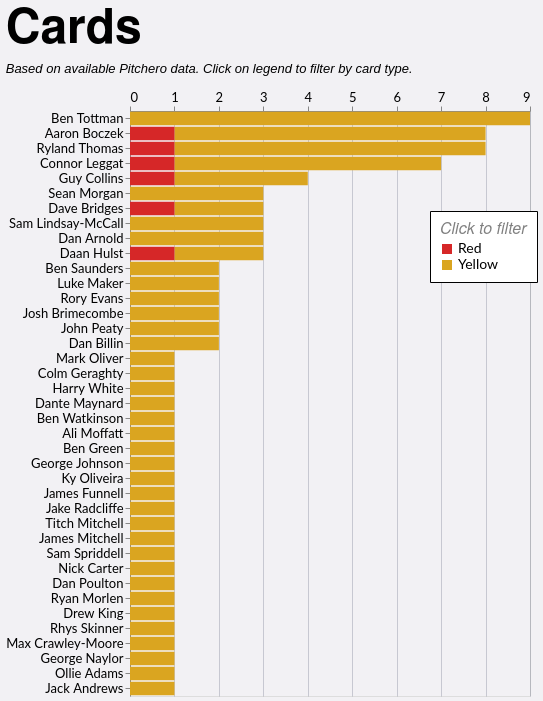

Express this chart as Vega-Lite.
### Vega-Lite specification from a JSON file in a GitHub repository (floating-point values rounded to 4 significant figures)
{"config": {"axis": {"labelFont": "Lato, sans-serif", "titleFont": "PT Sans Narrow, Helvetica Neue, Helvetica, Arial, sans-serif", "labelFontSize": 13, "titleFontSize": 24, "gridColor": "#202947", "gridOpacity": 0.2}, "header": {"labelFont": "PT Sans Narrow, Helvetica Neue, Helvetica, Arial, sans-serif", "titleFont": "PT Sans Narrow, Helvetica Neue, Helvetica, Arial, sans-serif", "labelFontSize": 24, "titleFontSize": 28, "labelFontWeight": "bold", "orient": "left"}, "legend": {"labelFont": "Lato, sans-serif", "titleFont": "PT Sans Narrow, Helvetica Neue, Helvetica, Arial, sans-serif", "labelFontSize": 14, "titleFontSize": 16, "titlePadding": 5, "fillColor": "white", "strokeColor": "black", "padding": 10, "titleFontWeight": "lighter", "titleFontStyle": "italic", "titleColor": "gray", "offset": 10}, "title": {"font": "PT Sans Narrow, Helvetica Neue, Helvetica, Arial, sans-serif", "fontSize": 48, "fontWeight": "bold", "anchor": "start", "align": "center", "titlePadding": 20, "subtitlePadding": 10, "subtitleFontSize": 13, "subtitleColor": "", "subtitleFontStyle": "italic", "offset": 15, "color": "black"}, "axisX": {"labelAngle": 0}, "facet": {"title": null, "header": null, "align": {"row": "each", "column": "each"}}, "resolve": {"scale": {"y": "independent", "facet": "independent"}}, "background": "#f2f1f4"}, "data": {"name": "data-c5d1b3e09c6af1b43bb6f7cbe3a4357d"}, "mark": {"type": "bar"}, "encoding": {"color": {"field": "event", "legend": {"legendX": 300, "legendY": 100, "orient": "none", "title": "Click to filter"}, "scale": {"domain": ["Red", "Yellow"], "range": ["#d62728", "goldenrod"]}, "type": "nominal"}, "tooltip": [{"field": "player", "title": "Player", "type": "nominal"}, {"field": "event", "title": "Card Type", "type": "nominal"}, {"aggregate": "sum", "field": "count", "title": "Cards", "type": "quantitative"}, {"aggregate": "sum", "field": "A", "title": "Games", "type": "quantitative"}], "x": {"aggregate": "sum", "axis": {"format": "d", "orient": "top", "title": null}, "field": "count", "type": "quantitative"}, "y": {"field": "player", "sort": "-x", "title": null, "type": "nominal"}}, "height": {"step": 15}, "title": {"text": "Cards", "subtitle": "Based on available Pitchero data. Click on legend to filter by card type."}, "width": 400, "$schema": "https://vega.github.io/schema/vega-lite/v5.20.1.json", "datasets": {"data-c5d1b3e09c6af1b43bb6f7cbe3a4357d": [{"player": "Guy Collins", "season": "2024/25", "squad": "1st", "player_join": "G Collins", "A": 20, "event": "Yellow", "count": 2}, {"player": "Mark Oliver", "season": "2023/24", "squad": "1st", "player_join": "M Oliver", "A": 5, "event": "Yellow", "count": 1}, {"player": "Colm Geraghty", "season": "2023/24", "squad": "1st", "player_join": "C Geraghty", "A": 7, "event": "Yellow", "count": 1}, {"player": "Harry White", "season": "2023/24", "squad": "1st", "player_join": "H White", "A": 7, "event": "Yellow", "count": 1}, {"player": "Dante Maynard", "season": "2024/25", "squad": "1st", "player_join": "D Maynard", "A": 1, "event": "Yellow", "count": 1}, {"player": "Guy Collins", "season": "2024/25", "squad": "1st", "player_join": "G Collins", "A": 20, "event": "Red", "count": 1}, {"player": "Guy Collins", "season": "2022/23", "squad": "1st", "player_join": "G Collins", "A": 17, "event": "Yellow", "count": 1}, {"player": "Ben Saunders", "season": "2022/23", "squad": "1st", "player_join": "B Saunders", "A": 7, "event": "Yellow", "count": 1}, {"player": "Luke Maker", "season": "2024/25", "squad": "1st", "player_join": "L Maker", "A": 14, "event": "Yellow", "count": 1}, {"player": "Ben Saunders", "season": "2019/20", "squad": "1st", "player_join": "B Saunders", "A": 6, "event": "Yellow", "count": 1}, {"player": "Luke Maker", "season": "2023/24", "squad": "1st", "player_join": "L Maker", "A": 13, "event": "Yellow", "count": 1}, {"player": "Sean Morgan", "season": "2023/24", "squad": "1st", "player_join": "S Morgan", "A": 2, "event": "Yellow", "count": 1}, {"player": "Sean Morgan", "season": "2022/23", "squad": "1st", "player_join": "S Morgan", "A": 8, "event": "Yellow", "count": 1}, {"player": "Sean Morgan", "season": "2021/22", "squad": "1st", "player_join": "S Morgan", "A": 10, "event": "Yellow", "count": 1}, {"player": "Ben Watkinson", "season": "2023/24", "squad": "2nd", "player_join": "B Watkinson", "A": 11, "event": "Yellow", "count": 1}, {"player": "Ali Moffatt", "season": "2025/26", "squad": "1st", "player_join": "A Moffatt", "A": 4, "event": "Yellow", "count": 1}, {"player": "Ben Green", "season": "2024/25", "squad": "2nd", "player_join": "B Green", "A": 13, "event": "Yellow", "count": 1}, {"player": "Dave Bridges", "season": "2023/24", "squad": "1st", "player_join": "D Bridges", "A": 17, "event": "Yellow", "count": 1}, {"player": "Dave Bridges", "season": "2022/23", "squad": "1st", "player_join": "D Bridges", "A": 15, "event": "Yellow", "count": 1}, {"player": "Dave Bridges", "season": "2023/24", "squad": "1st", "player_join": "D Bridges", "A": 17, "event": "Red", "count": 1}, {"player": "Rory Evans", "season": "2023/24", "squad": "2nd", "player_join": "R Evans", "A": 10, "event": "Yellow", "count": 1}, {"player": "Aaron Boczek", "season": "2024/25", "squad": "2nd", "player_join": "A Boczek", "A": 3, "event": "Yellow", "count": 2}, {"player": "Rory Evans", "season": "2021/22", "squad": "2nd", "player_join": "R Evans", "A": 15, "event": "Yellow", "count": 1}, {"player": "Aaron Boczek", "season": "2025/26", "squad": "1st", "player_join": "A Boczek", "A": 7, "event": "Yellow", "count": 2}, {"player": "Aaron Boczek", "season": "2024/25", "squad": "1st", "player_join": "A Boczek", "A": 4, "event": "Yellow", "count": 1}, {"player": "Aaron Boczek", "season": "2024/25", "squad": "1st", "player_join": "A Boczek", "A": 4, "event": "Red", "count": 1}, {"player": "Aaron Boczek", "season": "2023/24", "squad": "1st", "player_join": "A Boczek", "A": 21, "event": "Yellow", "count": 2}, {"player": "Josh Brimecombe", "season": "2021/22", "squad": "2nd", "player_join": "J Brimecombe", "A": 6, "event": "Yellow", "count": 1}, {"player": "Sam Lindsay-McCall", "season": "2023/24", "squad": "1st", "player_join": "S Lindsay", "A": 22, "event": "Yellow", "count": 1}, {"player": "George Johnson", "season": "2022/23", "squad": "1st", "player_join": "G Johnson", "A": 17, "event": "Yellow", "count": 1}, {"player": "Ky Oliveira", "season": "2022/23", "squad": "2nd", "player_join": "K Oliveira", "A": 2, "event": "Yellow", "count": 1}, {"player": "Josh Brimecombe", "season": "2024/25", "squad": "1st", "player_join": "J Brimecombe", "A": 19, "event": "Yellow", "count": 1}, {"player": "Sam Lindsay-McCall", "season": "2021/22", "squad": "1st", "player_join": "S Lindsay", "A": 13, "event": "Yellow", "count": 2}, {"player": "James Funnell", "season": "2021/22", "squad": "1st", "player_join": "J Funnell", "A": 12, "event": "Yellow", "count": 1}, {"player": "Jake Radcliffe", "season": "2023/24", "squad": "1st", "player_join": "J Radcliffe", "A": 18, "event": "Yellow", "count": 1}, {"player": "John Peaty", "season": "2025/26", "squad": "1st", "player_join": "J Peaty", "A": 6, "event": "Yellow", "count": 1}, {"player": "Titch Mitchell", "season": "2022/23", "squad": "1st", "player_join": "T Mitchell", "A": 2, "event": "Yellow", "count": 1}, {"player": "James Mitchell", "season": "2022/23", "squad": "1st", "player_join": "T Mitchell", "A": 2, "event": "Yellow", "count": 1}, {"player": "John Peaty", "season": "2023/24", "squad": "1st", "player_join": "J Peaty", "A": 13, "event": "Yellow", "count": 1}, {"player": "Sam Spriddell", "season": "2023/24", "squad": "1st", "player_join": "S Spriddell", "A": 11, "event": "Yellow", "count": 1}, {"player": "Dan Billin", "season": "2023/24", "squad": "1st", "player_join": "D Billin", "A": 20, "event": "Yellow", "count": 2}, {"player": "Nick Carter", "season": "2021/22", "squad": "1st", "player_join": "N Carter", "A": 4, "event": "Yellow", "count": 1}, {"player": "Dan Poulton", "season": "2022/23", "squad": "1st", "player_join": "D Poulton", "A": 17, "event": "Yellow", "count": 1}, {"player": "Ryan Morlen", "season": "2024/25", "squad": "2nd", "player_join": "R Morlen", "A": 6, "event": "Yellow", "count": 1}, {"player": "Drew King", "season": "2019/20", "squad": "1st", "player_join": "D King", "A": 7, "event": "Yellow", "count": 1}, {"player": "Dan Arnold", "season": "2019/20", "squad": "1st", "player_join": "D Arnold", "A": 12, "event": "Yellow", "count": 2}, {"player": "Rhys Skinner", "season": "2024/25", "squad": "1st", "player_join": "R Skinner", "A": 4, "event": "Yellow", "count": 1}, {"player": "Dan Arnold", "season": "2017/18", "squad": "1st", "player_join": "D Arnold", "A": 15, "event": "Yellow", "count": 1}, {"player": "Ben Tottman", "season": "2025/26", "squad": "1st", "player_join": "B Tottman", "A": 5, "event": "Yellow", "count": 1}, {"player": "Max Crawley-Moore", "season": "2023/24", "squad": "1st", "player_join": "M Crawley-Moore", "A": 16, "event": "Yellow", "count": 1}, {"player": "George Naylor", "season": "2024/25", "squad": "2nd", "player_join": "G Naylor", "A": 10, "event": "Yellow", "count": 1}, {"player": "Ben Tottman", "season": "2024/25", "squad": "1st", "player_join": "B Tottman", "A": 19, "event": "Yellow", "count": 3}, {"player": "Ben Tottman", "season": "2023/24", "squad": "1st", "player_join": "B Tottman", "A": 25, "event": "Yellow", "count": 2}, {"player": "Ben Tottman", "season": "2022/23", "squad": "1st", "player_join": "B Tottman", "A": 19, "event": "Yellow", "count": 2}, {"player": "Ben Tottman", "season": "2019/20", "squad": "1st", "player_join": "B Tottman", "A": 12, "event": "Yellow", "count": 1}, {"player": "Ollie Adams", "season": "2023/24", "squad": "2nd", "player_join": "O Adams", "A": 1, "event": "Yellow", "count": 1}, {"player": "Connor Leggat", "season": "2024/25", "squad": "1st", "player_join": "C Leggat", "A": 11, "event": "Yellow", "count": 3}, {"player": "Ryland Thomas", "season": "2022/23", "squad": "2nd", "player_join": "R Thomas", "A": 4, "event": "Yellow", "count": 1}, {"player": "Connor Leggat", "season": "2022/23", "squad": "1st", "player_join": "C Leggat", "A": 9, "event": "Yellow", "count": 1}, {"player": "Ryland Thomas", "season": "2024/25", "squad": "1st", "player_join": "R Thomas", "A": 18, "event": "Yellow", "count": 1}, {"player": "Connor Leggat", "season": "2019/20", "squad": "1st", "player_join": "C Leggat", "A": 11, "event": "Yellow", "count": 1}, {"player": "Ryland Thomas", "season": "2024/25", "squad": "1st", "player_join": "R Thomas", "A": 18, "event": "Red", "count": 1}, {"player": "Connor Leggat", "season": "2018/19", "squad": "1st", "player_join": "C Leggat", "A": 13, "event": "Yellow", "count": 1}, {"player": "Ryland Thomas", "season": "2023/24", "squad": "1st", "player_join": "R Thomas", "A": 25, "event": "Yellow", "count": 3}, {"player": "Connor Leggat", "season": "2022/23", "squad": "1st", "player_join": "C Leggat", "A": 9, "event": "Red", "count": 1}, {"player": "Ryland Thomas", "season": "2022/23", "squad": "1st", "player_join": "R Thomas", "A": 8, "event": "Yellow", "count": 2}, {"player": "Jack Andrews", "season": "2023/24", "squad": "2nd", "player_join": "J Andrews", "A": 8, "event": "Yellow", "count": 1}, {"player": "Daan Hulst", "season": "2024/25", "squad": "2nd", "player_join": "D Hulst", "A": 4, "event": "Yellow", "count": 1}, {"player": "Daan Hulst", "season": "2023/24", "squad": "2nd", "player_join": "D Hulst", "A": 7, "event": "Yellow", "count": 1}, {"player": "Daan Hulst", "season": "2018/19", "squad": "1st", "player_join": "D Hulst", "A": 10, "event": "Red", "count": 1}]}}
